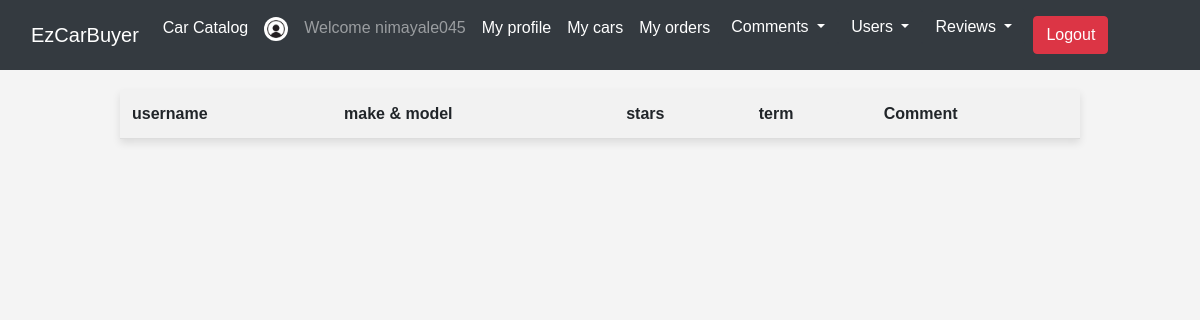
Before: /review/ReadAll (signed in) with the older database file.
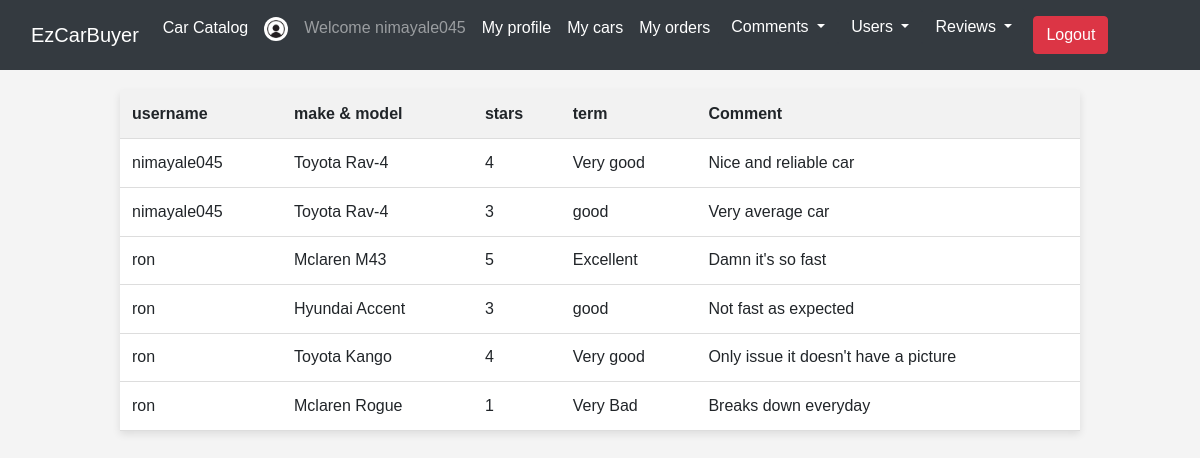
After: the same page with the newer database file.
### tables this page shows
CREATE TABLE `car_review` (
  `id` int(11) NOT NULL,
  `car_id` int(11) NOT NULL,
  `review_id` int(11) NOT NULL,
  `user_id` int(11) NOT NULL,
  `comment` varchar(500) DEFAULT NULL
);

CREATE TABLE `user` (
  `id` int(11) NOT NULL,
  `username` varbinary(50) NOT NULL,
  `fname` varchar(30) NOT NULL,
  `lname` varchar(30) NOT NULL,
  `password` varchar(256) NOT NULL,
  `email` varbinary(50) NOT NULL,
  `phone` varchar(20) NOT NULL,
  `picture` varchar(50) NOT NULL,
  `access` varchar(3) NOT NULL DEFAULT 'Yes'
);

CREATE TABLE `car` (
  `id` int(11) NOT NULL,
  `user_id` int(11) NOT NULL,
  `make` varchar(30) NOT NULL,
  `model` varchar(30) NOT NULL,
  `year` int(4) NOT NULL,
  `price` int(11) NOT NULL,
  `ext_col` varchar(20) NOT NULL,
  `int_col` varchar(20) NOT NULL,
  `distance` int(7) NOT NULL,
  `status` varchar(4) NOT NULL DEFAULT 'Used',
  `picture` varchar(255) NOT NULL DEFAULT 'NoImage.png'
);

CREATE TABLE `review` (
  `id` int(11) NOT NULL,
  `stars` int(2) NOT NULL,
  `term` varchar(50) NOT NULL
);

### Model/Car_review.php (called while the page is built, shortened)
<?php
class Car_review extends Model{
   public function getAll(){
    $sql = "SELECT car_review.id,car_review.review_id, comment, username, car_review.user_id, car_id, make, model, stars, term FROM car_review JOIN car ON car_review.car_id = car.id
    JOIN user ON car_review.user_id = user.id
    Join review ON car_review.review_id = review.id";
    $stmt = self::$_conn->prepare($sql);
    $stmt->execute([]);
    $stmt->setFetchMode(PDO::FETCH_CLASS,'Car_review');
    return $stmt->fetchAll();
   }
}
?>

### dbConn.php (called while the page is built)
<?php
class Model{
    protected static $_conn = null;
    public function __construct(){
        if(self::$_conn == null){
            $host = 'localhost';
            $dbname = 'db_project';
            $user = 'root';
            $password = '';
            self::$_conn = new PDO("mysql:host=$host;dbname=$dbname",$user,$password);
        }
    }
}
?>

### View/review/readAll.php (the view, shortened to what this page needs)
<!DOCTYPE html>
<html lang="en">
<head>
    <?php
    include "View/includes/style.php";
    ?>
</head>
<body>
<?php
    include "View/includes/header.php";
    ?>
    <table>
        <th>username</th>
        <th>make & model</th>
        <th>stars</th>
        <th>term</th>
        <th>Comment</th>
        <?php
        foreach($data as $rev):
        ?>
        <tr>
        <td><?=$rev->username?></td>
        <td><?=$rev->make." ".$rev->model?></td>
        <td><?=$rev->stars?></td>
        <td><?=$rev->term?></td>
        <td><?=$rev->comment?></td>
        <tr>
        <?php
        endforeach;
        ?>
    </table>
</body>
</html>

### Controller/ReviewController.php (shortened to what this page needs)
<?php
class ReviewController extends Controller{
    public function readAll(){
        if(isset($_SESSION['username'])){
            if($_SESSION['right'] == "Admin"){
                $rview = $this->model('car_review')->getAll();
                $this->view("review/readAll",$rview);
            }else{
                header('location: /user/index');
            }
        }else{
            header('location: /user/login');
        }
    }
}
?>

### index.php (shortened to what this page needs)
<?php
require_once 'dbConn.php';
class App{
    var $method = 'index';
    public function __construct(){
        $url = $this->parseURL();
        if(isset($url[0]) && file_exists('Controller/' . $url[0] . 'Controller.php')){
            unset($url[0]);
        }
        $this->controller = new $this->controller();
        if(isset($url[1]) && method_exists($this->controller, $url[1])){
            $this->method = $url[1];
            unset($url[1]);
        }
        $this->params = $url ? array_values($url) : [];
        call_user_func_array([$this->controller,$this->method], $this->params);
    }
    private function parseURL(){
      if(isset($_GET['url'])){
        return explode('/', filter_var(rtrim($_GET['url'],'/'), FILTER_SANITIZE_URL));
      }
    }
}
class Controller{
    public function model($model){
        if(file_exists('Model/' . $model . '.php')){
            return new $model();
        }else{
            return null;
        }
    }
    public function view($name, $data = []){
        if(file_exists('View/' . $name . '.php')){
            include 'View/' . $name . '.php';
        }else{
            echo "Error: the view $name does not exist!";
        }
    }
}
new App();
?>

### View/includes/style.php (shortened to what this page needs)
<link rel="stylesheet" href="../../Icons/css/all.css">
<link rel="stylesheet" href="https://cdn.jsdelivr.net/npm/bootstrap@4.4.1/dist/css/bootstrap.min.css">

### View/includes/header.php (shortened to what this page needs)
<nav class="navbar navbar-expand-lg bg-light navbar-dark bg-dark" >
  <div class="container-fluid">
    <div class="collapse navbar-collapse" id="navbarTogglerDemo01">
      <a class="navbar-brand mb-0 h1" href="/home/index">EzCarBuyer</a>
      <ul class="navbar-nav me-auto mb-2 mb-lg-0">
        <li class="nav-item">
          <a class="nav-link active" aria-current="page" href="/car/index">Car Catalog</a>
        </li>
          <?php
          if(isset($_SESSION['username'])){
          ?>
        <li class="nav-item">
          <a class="nav-link"><img style="height:24px;width:24px;border-radius:50%;object-fit:cover" src="../../Images/users/<?= $_SESSION['picture']?>"></a>
          </li>
          <li class="nav-item">
          <a class="nav-link disable">Welcome <?= $_SESSION['username']?></a>
          </li>
          <li class="nav-item">
          <a class="nav-link active" href="/user/index">My profile</a>
          </li>
          <?php
          if($_SESSION['right'] == "Admin"){
            ?>
          <li class="nav-item">
            <a class="nav-link active" href="/user/listing">My cars</a>
          </li>
          <li class="nav-item">
            <a class="nav-link active" href="/order/index">My orders</a>
          </li>
          <div class="dropdown">
            <button class="btn btn-dark dropdown-toggle" type="button" id="dropdownMenuButton" data-toggle="dropdown" aria-haspopup="true" aria-expanded="false">
              Comments
            </button>
          </div>
          <div class="dropdown">
            <button class="btn btn-dark dropdown-toggle" type="button" id="dropdownMenuButton" data-toggle="dropdown" aria-haspopup="true" aria-expanded="false">
              Users
            </button>
          </div>
          <div class="dropdown">
            <button class="btn btn-dark dropdown-toggle" type="button" id="dropdownMenuButton" data-toggle="dropdown" aria-haspopup="true" aria-expanded="false">
              Reviews
            </button>
          </div>
          <?php
          }
          }else{
      ?>
        <a class="btn btn-success m-2" href="/user/Login">Sign in</a>
        <a class="btn btn-info m-2" href="/user/register">Sign up</a>
        <?php
      }
      if(isset($_SESSION['username'])){
      ?>
          <li class="nav-item">
          <a class="btn btn-danger m-2" href="/user/logout">Logout</a>
          </li>
      <?php
      }
        ?>
      </ul>
    </div>
  </div>
</nav>

### View/review/readAll.php (style rules this page uses)
body { font-family: 'Arial', sans-serif; background-color: #f4f4f4; margin: 0; padding: 0; }
table { width: 80%; margin: 20px auto; border-collapse: collapse; background-color: #fff; box-shadow: 0 4px 8px rgba(0, 0, 0, 0.1); }
th, td { padding: 12px; text-align: left; border-bottom: 1px solid #ddd; }
th { background-color: #f2f2f2; }

Changed rows visible on the page:
added car_review: user.username "nimayale045", car.make "Toyota", car.model "Rav-4", review.stars "4", review.term "Very good", comment "Nice and reliable car"
added car_review: user.username "nimayale045", car.make "Toyota", car.model "Rav-4", review.stars "3", review.term "good", comment "Very average car"
added car_review: user.username "ron", car.make "Mclaren", car.model "M43", review.stars "5", review.term "Excellent", comment "Damn it's so fast"
added car_review: user.username "ron", car.make "Hyundai", car.model "Accent", review.stars "3", review.term "good", comment "Not fast as expected"
added car_review: user.username "ron", car.make "Toyota", car.model "Kango", review.stars "4", review.term "Very good", comment "Only issue it doesn't have a picture"
added car_review: user.username "ron", car.make "Mclaren", car.model "Rogue", review.stars "1", review.term "Very Bad", comment "Breaks down everyday"
